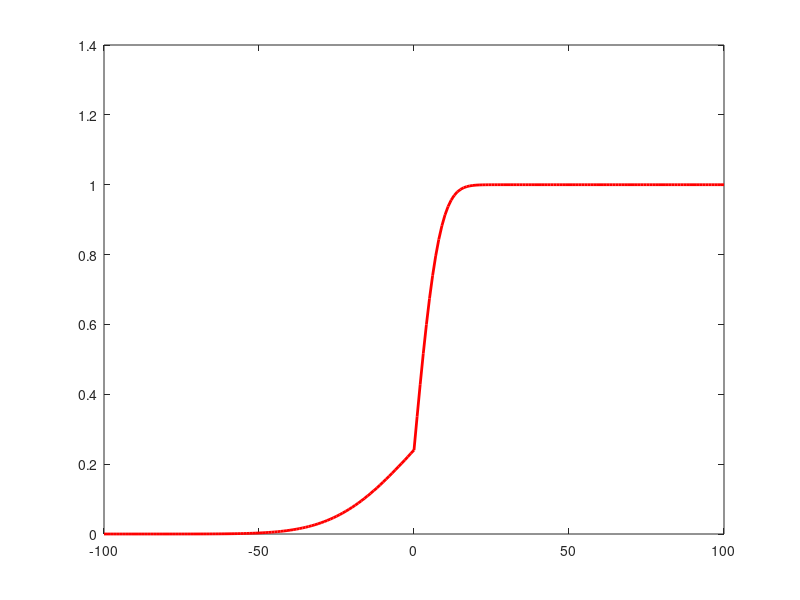

Recreate this plot in MATLAB. (Note: this script raises an error after producing the figure.)
%% comparison of analytical and numerical infinite solutions on a composite domain

D1 = 1; % in c++ 0.0001
D2 = 10*D1;
k = 1; 
C01 = 0;
C02 = 1;

fun = @(x) 2/pi^0.5 * exp(-x.^2);

y = -100:100;

t = 20;

count =1;

for i=1:length(y)
    if y(i)>= 0
        erf1 = integral(fun,0,y(i)/(2*(D1*t)^0.5));
        c(i) = C02/(1+k*(D2/D1)^0.5) * (1 + k * (D2/D1)^0.5 * erf1); 
        count = count + 1;
    end
    if y(i)<= 0
        erf2 = integral(fun,0,abs(y(i))/(2*(D2*t)^0.5));
        c(i) = k*C02 / (1 + k * (D2/D1)^0.5) * (1 - erf2); 
    end 
end

yneg = y(1:101);
ypos = y(101:201);

figure
plot(y,c,'r', 'Linewidth',2)




% extract relevant dat
sim1 = 'infinite1.000000.csv';
M1 = csvread(sim1);
distance1 = M1(:,1)*100;
concentration1 = M1(:,4);


% sim2 = 'matrix_non_uniform1.000000.csv'; % was 400
% M2 = csvread(sim2);
% distance2 = M2(:,1);
% concentration2 = M2(:,4);


sim3 = 'infinite10.000000.csv'; % was 800
M3 = csvread(sim3);
distance3 = M3(:,1)*100;
concentration3 = M3(:,4);


sim4 = 'infinite20.000000.csv'; % was 1200
M4 = csvread(sim4);
distance4 = M4(:,1)*100-50;
concentration4 = M4(:,4);

% 
% sim5 = 'matrix_non_uniform1600.000000.csv';
% M5 = csvread(sim5);
% distance5 = M5(:,1);
% concentration5 = M5(:,4);
%figure
%plot(distance1,concentration1, 'Linewidth',2)

hold on

%plot(distance2,concentration2, 'Linewidth',3)

 %plot(distance3,concentration3, 'Linewidth',2)
% 

 plot(distance4,concentration4,'--k', 'Linewidth',2)
 
%xlim([0,100])
% xticks([0.0,100, 200.0,300, 400.0])
% xticklabels({'0','1', '2','3', '4'});
 %xticks([0.0,20, 40,60, 80])
 %xticklabels({'0','20', '40','60', '80'});


xlabel('x')
ylabel('C(x,t)')
legend('Analytic','Numerical')
set(gca,'FontSize',36)
ax = gca;
ylim([0,1])
yticks([0.0, 0.5, 1.0,1.5,2.0]);
%yticklabels({'0.0', '0.2', '0.4', '0.6', '0.8','1.0','1.2'});
yticklabels({'0.0', '0.5', '1.0','1.5','2.0'});


box on

